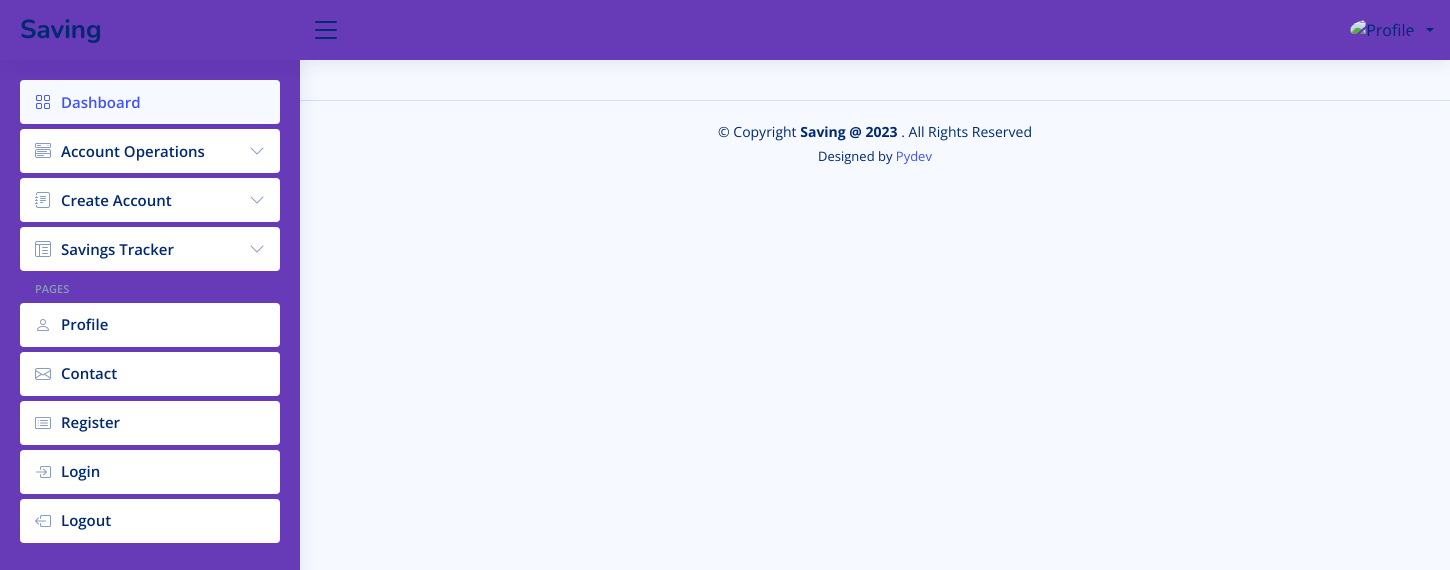
Before: /dealer-own-agents with the older database file.
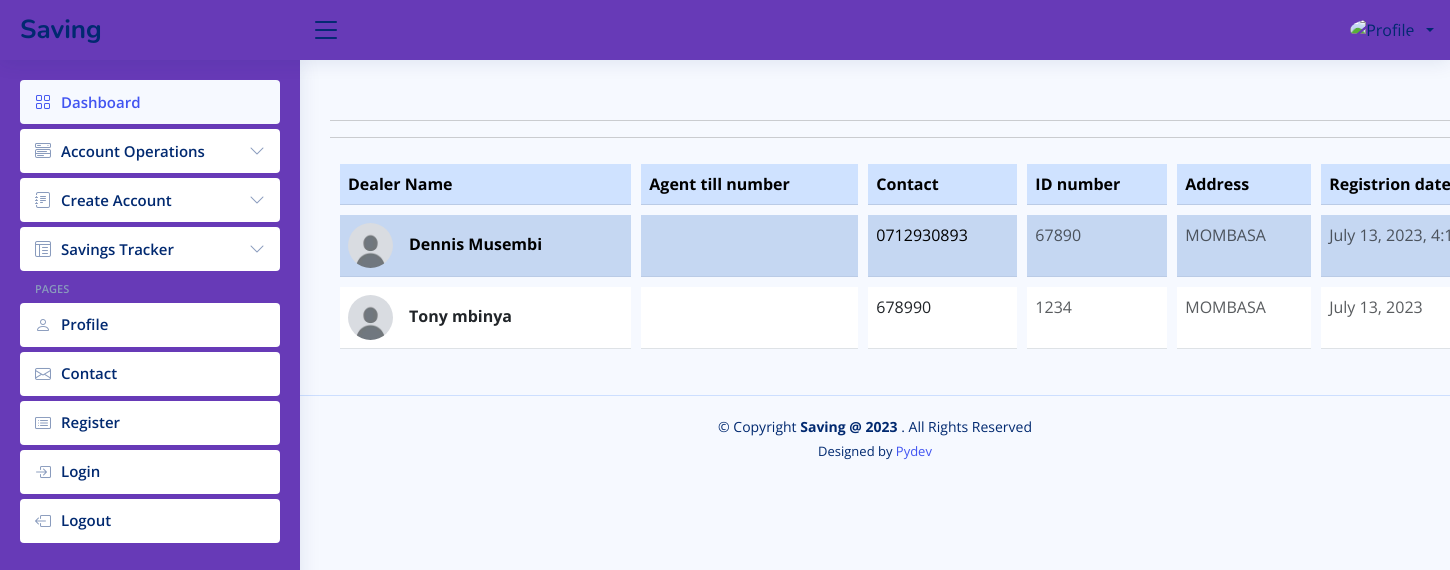
After: the same page with the newer database file.
### savings/models.py (models this page shows, shortened)
class Dealers(models.Model):
	first_name = models.CharField(max_length=50)
	last_name = models.CharField(max_length=50)
	id_number = models.CharField(max_length=50, unique=True)
	dealer_id = models.CharField(max_length=50, unique=True)
	contact_number = models.CharField(max_length=50)
	address = models.CharField(max_length=50)
	registered_on = models.DateTimeField(auto_now_add=True)
	image = models.ImageField(default="default.jpg", upload_to="dealer_pics")

class Agents(models.Model):
	first_name = models.CharField(max_length=50)
	last_name = models.CharField(max_length=50)
	id_number = models.CharField(max_length=50, unique=True)
	dealer_id = models.CharField(max_length=50, blank=True, null=True)
	contact_number = models.CharField(max_length=50)
	address = models.CharField(max_length=50)
	status = models.BooleanField(default=False)
	agent_number = models.CharField(max_length=50, null=True, blank=True)
	registered_on = models.DateField(auto_now_add=True)
	image = models.ImageField(default="default.jpg", upload_to="agents_pics")

### savings/more_views.py (the view)
# urls.py: path("dealer-own-agents", more_views.display_dealers_and_own_agents,
def display_dealers_and_own_agents(request):
    dealers = Dealers.objects.all()
    agents = Agents.objects.filter(status=True)
    context = {
            "dealers": dealers,
            "agents": agents,
            }
    return render(request, "savings/display_dealers_and_own_agents.html", context)

### savingrecord/context_processors.py (called while the page is built, shortened)
def common_variables(request):
    user_info = None
    return {
            "user_info": user_info,
            }

### templates/savings/display_dealers_and_own_agents.html (shortened to what this page needs)
{% extends "savings/forms_layout.html" %}
{% load static %}
{% block dealers_own_agents %}
{% for dealer in dealers %}
<table class="table table-striped">
    <thead>
        <tr class="table-primary">
            <th>Dealer Name</th>
            <th>Agent till number
            <th>Contact</th>
            <th>ID number</th>
            <th>Address</th>
            <th>Registrion date</th>
        </tr>
    </thead>
    <tbody>
        <tr class="table-primary">
            <td>
              <div class="d-flex align-items-center">
                <img
                    src="{{ dealer.image.url}}"
                    alt=""
                    style="width: 45px; height: 45px"
                    class="rounded-circle"
                    />
                <div class="ms-3">
                  <p class="fw-bold mb-1">{{dealer.first_name}} {{dealer.last_name}}</p>
                </div>
              </div>
            </td>
            <td>
            </td>
            <td>
              <p class="fw-normal mb-1">{{dealer.contact_number}}</p>
            </td>
            <td>
                <p class="text-muted mb-0"> {{dealer.id_number}}</p>
            </td>
            <td>
                <p class="text-muted mb-0">{{dealer.address}}</p>
            </td>
            <td>
                <p class="text-muted mb-0">{{dealer.registered_on}}</p>
            </td>
        </tr>
        <br>
        {%  for agent in agents %}
        {% if dealer.dealer_id == agent.dealer_id%}
        <tr>
            <td>
              <div class="d-flex align-items-center">
                <img
                    src="{{ agent.image.url }}"
                    alt=""
                    style="width: 45px; height: 45px"
                    class="rounded-circle"
                    />
                <div class="ms-3">
                  <p class="fw-bold mb-1">{{agent.first_name}} {{agent.last_name}}</p>
                </div>
              </div>
            </td>
            <td>
            </td>
            <td>
              <p class="fw-normal mb-1">{{agent.contact_number}}</p>
            </td>
            <td>
                <p class="text-muted mb-0"> {{agent.id_number}}</p>
            </td>
            <td>
                <p class="text-muted mb-0">{{agent.address}}</p>
            </td>
            <td>
                <p class="text-muted mb-0">{{agent.registered_on}}</p>
            </td>
        </tr>
        {% endif %}
        {% endfor %}
        <hr><hr>
    </tbody>
  </table>
  {% endfor %}
{% endblock %}

Changed rows visible on the page:
added Dealers: image (placeholder picture), first_name "Dennis", last_name "Musembi", contact_number "0712930893", id_number "67890", address "MOMBASA", registered_on "July 13, 2023,…"
added Agents: image (placeholder picture), first_name "Tony", last_name "mbinya", contact_number "678990", id_number "1234", address "MOMBASA", registered_on "July 13, 2023"
